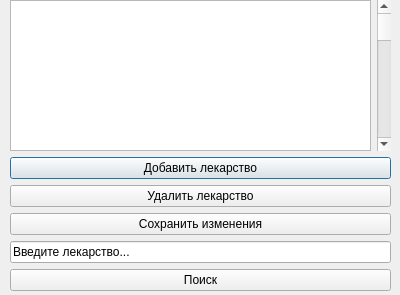
<?xml version="1.0" encoding="UTF-8"?>
<ui version="4.0">
 <class>Dialog</class>
 <widget class="QDialog" name="Dialog">
  <property name="geometry">
   <rect>
    <x>0</x>
    <y>0</y>
    <width>400</width>
    <height>295</height>
   </rect>
  </property>
  <property name="windowTitle">
   <string>Dialog</string>
  </property>
  <widget class="QWidget" name="layoutWidget">
   <property name="geometry">
    <rect>
     <x>10</x>
     <y>0</y>
     <width>381</width>
     <height>291</height>
    </rect>
   </property>
   <layout class="QGridLayout" name="gridLayout">
    <item row="0" column="0">
     <layout class="QHBoxLayout" name="horizontalLayout">
      <item>
       <widget class="QTableWidget" name="tableWidgetWarehouse"/>
      </item>
      <item>
       <widget class="QScrollBar" name="verticalScrollBar">
        <property name="orientation">
         <enum>Qt::Orientation::Vertical</enum>
        </property>
       </widget>
      </item>
     </layout>
    </item>
    <item row="1" column="0">
     <layout class="QVBoxLayout" name="verticalLayout">
      <item>
       <widget class="QPushButton" name="AddMedicineWarehousePushButton">
        <property name="text">
         <string>Добавить лекарство</string>
        </property>
       </widget>
      </item>
      <item>
       <widget class="QPushButton" name="RemoveMedicineWarehousePushButton">
        <property name="text">
         <string>Удалить лекарство</string>
        </property>
       </widget>
      </item>
      <item>
       <widget class="QPushButton" name="SaveJSONFilePushButton">
        <property name="text">
         <string>Сохранить изменения</string>
        </property>
       </widget>
      </item>
      <item>
       <widget class="QLineEdit" name="lineEdit">
        <property name="text">
         <string>Введите лекарство...</string>
        </property>
       </widget>
      </item>
      <item>
       <widget class="QPushButton" name="pushButton">
        <property name="text">
         <string>Поиск</string>
        </property>
       </widget>
      </item>
     </layout>
    </item>
   </layout>
  </widget>
 </widget>
 <resources/>
 <connections/>
</ui>
